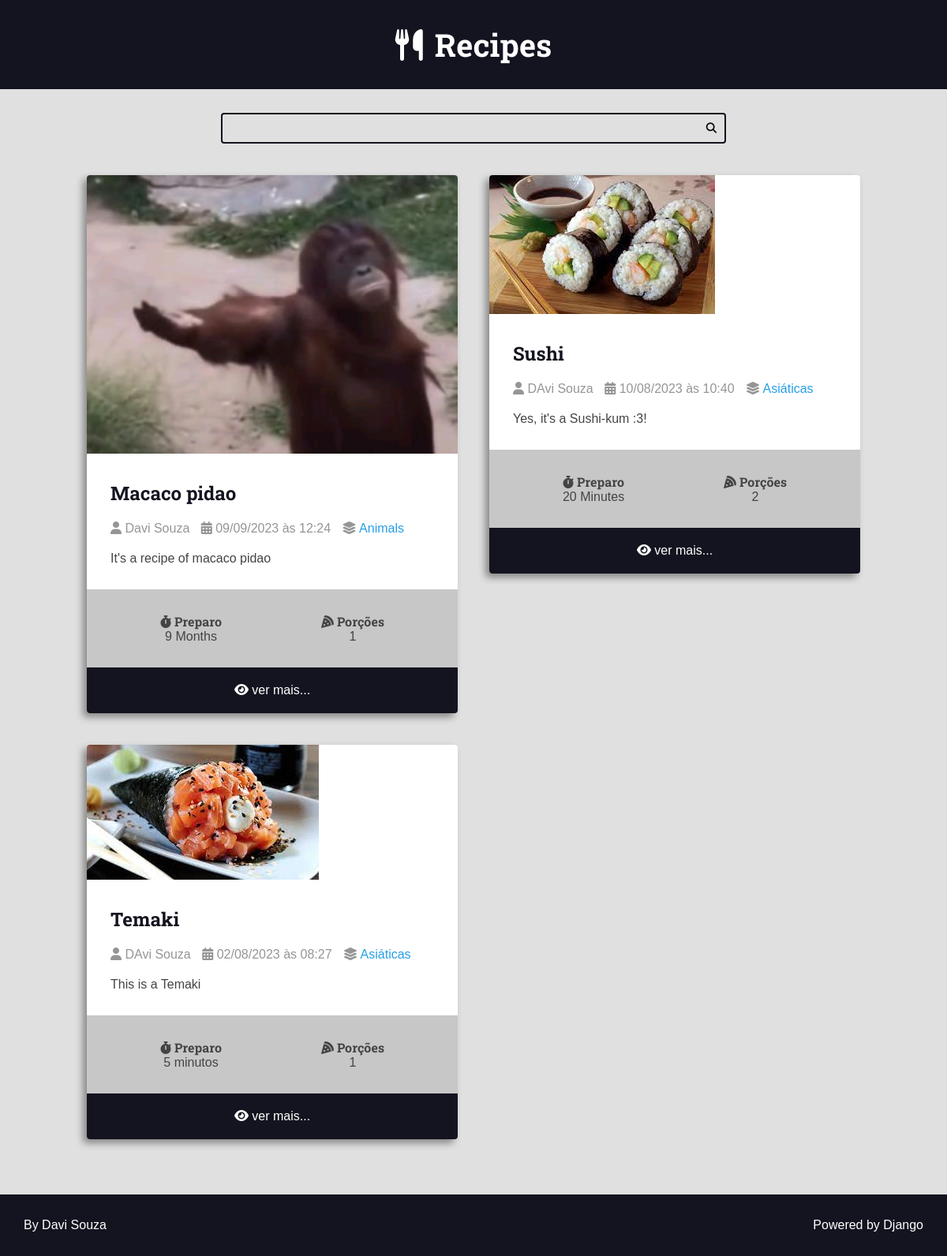
The page / on the database its author committed.
### recipes/models.py (models this page shows, shortened)
class Recipe(models.Model):
    title = models.CharField(max_length=65)
    description = models.CharField(max_length=165)
    slug = models.SlugField(blank=True, unique=True)
    preparation_time = models.IntegerField()
    preparation_time_unit = models.CharField(max_length=65)
    servings = models.IntegerField()
    servings_unit = models.CharField(max_length=65)
    preparation_steps = models.TextField()
    preparation_steps_is_html = models.BooleanField(default=False)
    created_at = models.DateTimeField(auto_now_add=True)
    updated_at = models.DateTimeField(auto_now=True)
    is_published = models.BooleanField(default=False)
    cover = models.ImageField(
        upload_to='recipes/covers/%Y/%m/%d/', blank=True, null=True)
    category = models.ForeignKey(
        Category, on_delete=models.SET_NULL, null=True, blank=True,
        default=None)
    author = models.ForeignKey(
        User, on_delete=models.SET_NULL, null=True)

class Category(models.Model):
    name = models.CharField(max_length=65)

### recipes/views.py (the view)
# urls.py: 2. Add a URL to urlpatterns:  path('', views.home, name='home')
def home(request):
    recipes = Recipe.objects.filter(
        is_published=True).order_by('-created_at')
    page_obj, pagination_range = make_pagination(request, recipes, PER_PAGE)
    context = {'recipes': page_obj,
               'not_recipes': True,
               'pagination_range': pagination_range, }
    if not recipes:
        return render(request, 'recipes/pages/404_error.html', context,
                      status=404)
    return render(request, 'recipes/pages/home.html', context, status=200)

### utils/pagination.py (called while the page is built)
def make_pagination(request, queryset, per_page, qty_pages=4):
    try:
        current_page = int(request.GET.get('page', 1))
    except ValueError:
        current_page = 1
    paginator = Paginator(queryset, per_page)
    page_obj = paginator.get_page(current_page)
    pagination_range = make_pagination_range(
        paginator.page_range,
        qty_pages,
        current_page
    )
    return page_obj, pagination_range

### recipes/templates/recipes/pages/home.html (shortened to what this page needs)
{% extends 'global/base.html' %}
{% block content %}
    <div class="main-content main-content-list container">
        {% for recipe in recipes %}
            {% include '../partials/recipe-cards.html' %}
        {% endfor %}
    </div>
{% endblock content %}

### recipes/templates/recipes/partials/recipe-cards.html (shortened to what this page needs)
<div class="recipe recipe-list-item">
    <div class="recipe-cover">
        {% if recipe.cover %}
            <a href="{% url 'recipes:recipe' recipe.slug %}">
                <img src="{{recipe.cover.url}}" alt="Temp">
            </a>
        {% endif %}
    </div>
    <div class="recipe-title-container">
        <h2 class="recipe-title">
            <a href="{% url 'recipes:recipe' recipe.slug %}">
                {{recipe.title}}
            </a>
        </h2>
    </div>
    <div class="recipe-author">
        <span class="recipe-author-item">
            <i class="fas fa-user"></i>
                {% if recipe.author is not None %}
                    {% if recipe.author.first_name %}
                        {{recipe.author.first_name}} {{recipe.author.last_name}}
                    {% else %}
                        {{recipe.author.username}}
                    {% endif %}
                {% else %}
                    <em>Desconhecido</em>
                {% endif %}
        </span>
        <span class="recipe-author-item">
            <i class="fas fa-calendar-alt"></i>
            {{recipe.created_at|date:"d/m/Y"}} às {{recipe.created_at|date:"H:i"}}
        </span>
        {% if recipe.category is not None %}
            <span class="recipe-author-item">
                <i class="fas fa-layer-group"></i>
                <span> <a href="{% url 'recipes:category' recipe.category.id %}"> {{recipe.category.name}} </a> </span>
            </span>
        {% endif %}
    </div>
    <div class="recipe-content">
        <p> {{recipe.description}} </p>
    </div>
    <div class="recipe-meta-container">
        <div class="recipe-meta recipe-preparation">
            <h3 class="recipe-meta-title"><i class="fas fa-stopwatch"></i> Preparo</h3>
            <div class="recipe-meta-text">
                {{recipe.preparation_time}} {{recipe.preparation_time_unit}}
            </div>
        </div>
        <div class="recipe-meta recipe-servings">
            <h3 class="recipe-meta-title"><i class="fas fa-pizza-slice"></i> Porções</h3>
            <div class="recipe-meta-text">
                {{recipe.servings}} {{recipe.preparation_servings_unit}}
            </div>
        </div>
    </div>
    {% if not is_detail_page %}
        <footer class="recipe-footer">
            <a class="recipe-read-more button button-dark button-full-width" href="{% url 'recipes:recipe' recipe.slug%}">
                <i class="fas fa-eye"></i>
                <span>ver mais...</span>
            </a>
        </footer>
    {% endif %}
</div>

### recipes/static/recipes/css/styles.css (style rules this page uses)
:root { --color-primary: #269fe6; --color-primary-hover: #2086c2; --color-primary-dark: #13141f; --color-primary-dark-hover: #212336; --color-primary-light: #d4ecfa; --color-primary-light-hover: #bdd8e7; --color-white: #fff; --color-black: #000; --color-dark-text: #444; --color-info-light: #cce5ff; --color-debug-light: #cce5ff; --color-success-light: #d4edda; --color-alert-light: #fff3cd; --color-warning-light: #fff3cd; --color-error-light: #f8d7da; --color-info-dark: #4d86c4; --color-debug-dark: #4d86c4; --color-success-dark: #4a9c5d; --color-alert-dark: #927f40; --color-warning-dark: #927f40; --color-error-dark: #da525d; --color-gray-0: #f9f9f9; --color-gray-1: #e0e0e0; --color-gray-2: #c7c7c7; --color-gray-3: #aeaeae; --color-gray-4: #959595; --color-gray-5: #7d7d7d; --color-gray-6: #646464; --color-gray-7: #4b4b4b; --color-gray-8: #323232; --color-gray-9: #191919; --font-primary: sans-serif; --font-headings: 'Roboto Slab', serif; --spacing-gutter-medium: 3rem; --spacing-gutter-large: 4rem; }
* { padding: 0; margin: 0; box-sizing: border-box; }
html { font-size: 62.5%; }
body { background: var(--color-gray-1); font-size: 1.6rem; font-family: var(--font-primary); color: var(--color-dark-text); }
h1, h2, h3, h4, h5, h6 { font-family: var(--font-headings); }
.container { max-width: 144rem; margin: 0 auto; padding: var(--spacing-gutter-medium); }
.main-content { padding-top: 0; }
.main-content-list { display: grid; grid-template-columns: repeat(auto-fit, minmax(340px, 1fr)); gap: var(--spacing-gutter-large); }
.recipe { background: var(--color-white); box-shadow: -5px 5px 10px rgba(0, 0, 0, .4); transform: scale(1); transition: all 250ms ease-in-out; border-radius: 4px; overflow: hidden; }
.recipe img { max-width: 100%; }
.recipe-list-item { max-width: 64rem; height: fit-content; }
.recipe-title-container { padding: var(--spacing-gutter-medium); padding-bottom: 2rem; }
.recipe-title-container a { text-decoration: none; color: var(--color-primary-dark) }
.recipe-author { padding: 0 var(--spacing-gutter-medium); }
.recipe-author a { color: var(--color-primary); transition: all 300ms ease-in-out; text-decoration: none; }
.recipe-author-item { color: var(--color-gray-4); margin-right: 1rem; }
.recipe-content { padding: var(--spacing-gutter-medium); padding-top: 2rem; }
.recipe-meta-container { display: flex; flex-flow: row wrap; padding: var(--spacing-gutter-medium); background: var(--color-gray-2); }
.recipe-meta { display: flex; flex-flow: column nowrap; flex-shrink: 1; flex-grow: 1; text-align: center; }
.recipe-meta-title { font-size: 1.6rem; }
.recipe-footer a { background: var(--color-primary-dark); display: block; color: var(--color-white); text-decoration: none; text-align: center; padding: 2rem var(--spacing-gutter-medium); transition: all 300ms ease-in-out; }

### rows shown on the page
Recipe: cover (picture), title "Macaco pidao", author.first_name "Davi", author.last_name "Souza", created_at "09/09/2023", created_at "12:24", category.name "Animals", description "It's a recipe of macaco pidao", preparation_time "9", preparation_time_unit "Months", servings "1"
Recipe: cover (picture), title "Sushi", author.first_name "DAvi", author.last_name "Souza", created_at "10/08/2023", created_at "10:40", category.name "Asiáticas", description "Yes, it's a Sushi-kum :3!", preparation_time "20", preparation_time_unit "Minutes", servings "2"
Recipe: cover (picture), title "Temaki", author.first_name "DAvi", author.last_name "Souza", created_at "02/08/2023", created_at "08:27", category.name "Asiáticas", description "This is a Temaki", preparation_time "5", preparation_time_unit "minutos", servings "1"
